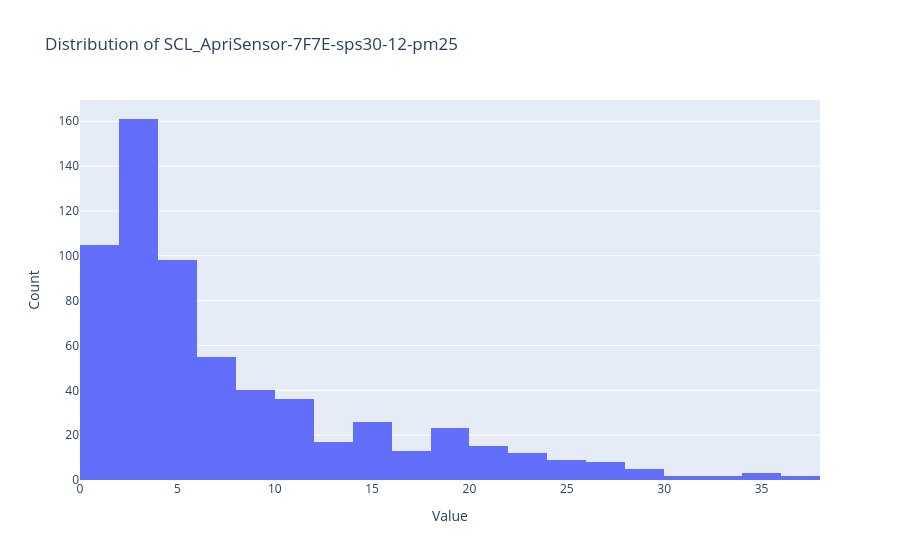
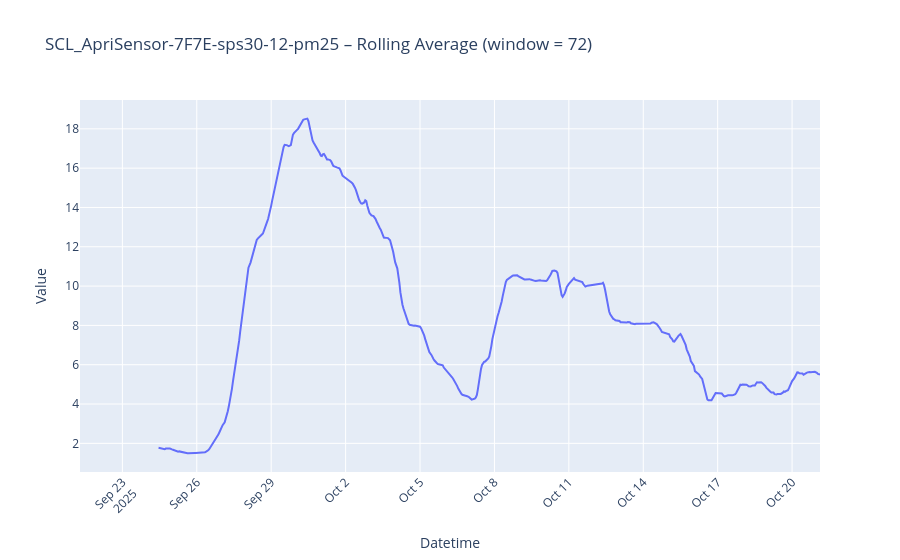
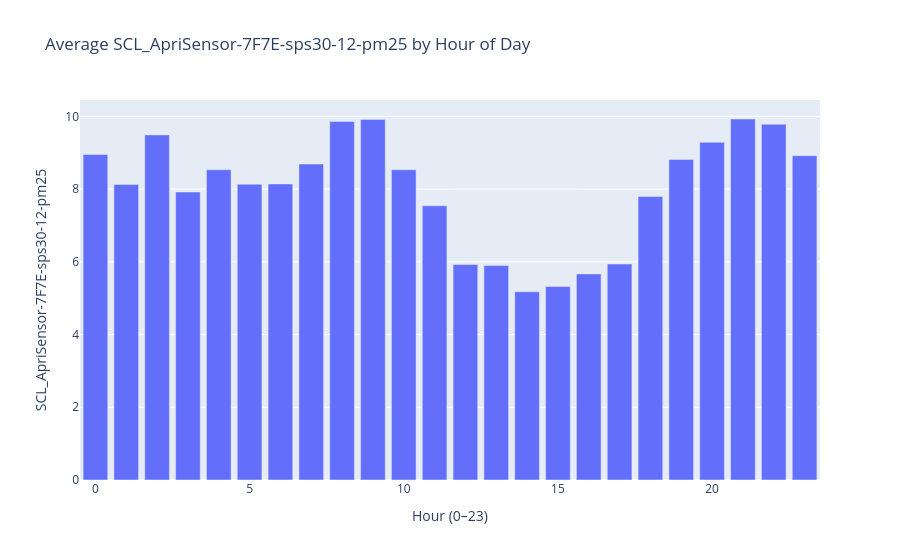
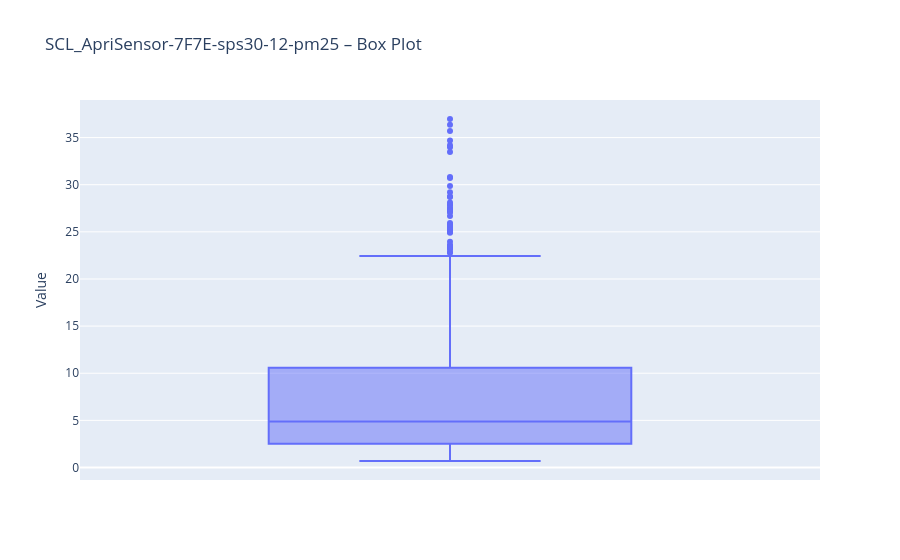

Notebook source saved alongside these figures, in order:
### Markdown cell above
### 🔍 Step 2: Explore the Sensor Data with Visualizations

This step provides multiple plots to help you better understand the trends, patterns, and outliers in your selected sensor observations.

Depending on the selected time range, the outputs may include:

- 📊 **Histogram**: Distribution of all measurement values.
- 📈 **Rolling Average Plot**: Smoothed time series to highlight trends.
- ⏰ **Hourly Average Plot**: Average value by hour of the day (if enough hourly diversity).
- 📦 **Box Plot**: Summary of value distribution with quartiles and outliers.
- 📅 **Daily Average Time Series**: For time ranges of 7 days or more.
- 🗓️ **Calendar Heatmap**: Visualizes daily average values like a GitHub contributions chart.
- 📉 **Weekday vs Weekend Comparison**: Box plots showing differences between weekdays and weekends.
- 🚨 **Anomaly Detection**:
  - If the data is normally distributed: uses **z-score**.
  - Otherwise: uses the **IQR method** and shows a **Q-Q plot** for visual inspection.

These visual tools are meant to support data interpretation, helping users spot unusual values or daily/weekly patterns.

▶️ Run the next cell.

### Code cell
import numpy as np
from scipy.stats import shapiro, normaltest
import statsmodels.api as sm
import matplotlib.pyplot as plt

# Optional: handle calplot gracefully if not installed
try:
    import calplot
except ImportError:
    calplot = None
    print("⚠️ calplot not installed. Calendar heatmap will be skipped.")

if readings_df is not None:
    time_range_hours = int(time_interval_str.replace("h", ""))

    # 1. Histogram
    px.histogram(
        readings_df, x="value", nbins=30,
        title=f"Distribution of {observed_property_name}",
        labels={"value": observed_property_name}
    ).update_xaxes(title_text="Value").update_yaxes(title_text="Count").show()

    # 2. Rolling average
    rolling_window = (
        3 if time_range_hours <= 1 else
        5 if time_range_hours <= 8 else
        10 if time_range_hours <= 24 else
        24 if time_range_hours <= 24 * 7 else
        48 if time_range_hours <= 24 * 15 else
        72
    )
    readings_df["rolling_avg"] = readings_df["value"].rolling(window=rolling_window).mean()

    px.line(
        readings_df, x="datetime", y="rolling_avg",
        title=f"{observed_property_name} – Rolling Average (window = {rolling_window})",
        labels={"rolling_avg": f"Smoothed {observed_property_name}"}
    ).update_xaxes(title_text="Datetime", tickangle=-45).update_yaxes(title_text="Value").show()

    # 3. Hourly pattern
    if readings_df["datetime"].dt.hour.nunique() > 2:
        hourly_avg = readings_df.assign(hour=readings_df["datetime"].dt.hour) \
                                .groupby("hour")["value"].mean().reset_index()
        px.bar(
            hourly_avg, x="hour", y="value",
            title=f"Average {observed_property_name} by Hour of Day",
            labels={"value": observed_property_name, "hour": "Hour (0–23)"}
        ).show()

    # 4. Box plot
    px.box(
        readings_df, y="value",
        title=f"{observed_property_name} – Box Plot",
        labels={"value": observed_property_name}
    ).update_yaxes(title_text="Value").show()

    # --------- Additional (if ≥ 7 days) ----------
    if time_range_hours >= 24 * 7:
        # 5. Daily averages
        daily_avg = readings_df.assign(date=readings_df["datetime"].dt.date) \
                               .groupby("date")["value"].mean().reset_index()

        px.line(
            daily_avg, x="date", y="value",
            title=f"Daily Average {observed_property_name}",
            labels={"value": observed_property_name, "date": "Date"}
        ).update_xaxes(title_text="Date").update_yaxes(title_text="Daily Average Value").show()

        # 6. Weekday vs Weekend
        readings_df["day_type"] = readings_df["datetime"].dt.dayofweek.apply(
            lambda x: "Weekend" if x >= 5 else "Weekday"
        )
        px.box(
            readings_df, x="day_type", y="value", color="day_type",
            title=f"{observed_property_name} – Weekday vs Weekend",
            labels={"value": observed_property_name, "day_type": "Day Type"}
        ).update_layout(showlegend=False).show()

        # 7. Anomaly detection
        if readings_df["value"].std() == 0:
            print("⚠️ Data has zero standard deviation. Skipping normality/anomaly check.")
            is_normal = False
            method = "Constant values"
            readings_df["is_anomaly"] = False
        else:
            sample_size = len(readings_df)
            stat, p_value = shapiro(readings_df["value"]) if sample_size < 500 else normaltest(readings_df["value"])
            is_normal = p_value > 0.05
            print(f"📊 Normality test used: {'Shapiro-Wilk' if sample_size < 500 else 'Normaltest'} | p-value = {p_value:.4f}")

            if is_normal:
                mean_val = readings_df["value"].mean()
                std_val = readings_df["value"].std()
                readings_df["is_anomaly"] = ((readings_df["value"] - mean_val) / std_val).abs() > 3
                method = "z-score > 3"
            else:
                sm.qqplot(readings_df["value"], line='s')
                plt.title(f"Q-Q Plot for {observed_property_name}")
                plt.grid(True)
                plt.show()

                Q1, Q3 = readings_df["value"].quantile([0.25, 0.75])
                IQR = Q3 - Q1
                lower, upper = Q1 - 1.5 * IQR, Q3 + 1.5 * IQR
                readings_df["is_anomaly"] = (readings_df["value"] < lower) | (readings_df["value"] > upper)
                method = "IQR Method"

        px.scatter(
            readings_df.sort_values("datetime"),
            x="datetime", y="value", color="is_anomaly",
            title=f"{observed_property_name} with Anomalies Highlighted ({method})",
            labels={"value": observed_property_name, "is_anomaly": "Anomaly?"}
        ).update_xaxes(title_text="Datetime", tickangle=-45).update_yaxes(title_text="Value").show()

    # 8. Calendar heatmap
    if calplot:
        daily_avg_series = readings_df.set_index("datetime")["value"].resample("D").mean()
        if daily_avg_series.index.tz is not None:
            daily_avg_series.index = daily_avg_series.index.tz_convert(None)
        daily_avg_series.index = daily_avg_series.index.normalize()

        calplot.calplot(
            daily_avg_series,
            cmap="YlGnBu",
            suptitle=f"{observed_property_name} – Daily Averages Heatmap",
            colorbar=True,
            figsize=(12, 4 if time_range_hours < 24 * 30 else 6),
            yearlabels=False,
            dropzero=False
        )
    else:
        print("📆 Skipped calendar heatmap (calplot not available).")

### Figure 1 — Plotly figure (JSON) as saved in the notebook; plotly's stock layout.template omitted (floating-point values rounded to 4 significant figures; data arrays with more than 128 entries replaced by an {"elided": "..."} marker saying what was removed)
{"data": [{"bingroup": "x", "hovertemplate": "SCL_ApriSensor-7F7E-sps30-12-pm25=%{x}<br>count=%{y}<extra></extra>", "legendgroup": "", "marker": {"color": "#636efa", "pattern": {"shape": ""}}, "name": "", "nbinsx": 30, "orientation": "v", "showlegend": false, "type": "histogram", "x": {"elided": "632 float values"}, "xaxis": "x", "yaxis": "y"}], "layout": {"barmode": "relative", "legend": {"tracegroupgap": 0}, "title": {"text": "Distribution of SCL_ApriSensor-7F7E-sps30-12-pm25"}, "xaxis": {"anchor": "y", "domain": [0, 1], "title": {"text": "Value"}}, "yaxis": {"anchor": "x", "domain": [0, 1], "title": {"text": "Count"}}}}

### Figure 2 — Plotly figure (JSON) as saved in the notebook; plotly's stock layout.template omitted (floating-point values rounded to 4 significant figures; data arrays with more than 128 entries replaced by an {"elided": "..."} marker saying what was removed)
{"data": [{"hovertemplate": "datetime=%{x}<br>Smoothed SCL_ApriSensor-7F7E-sps30-12-pm25=%{y}<extra></extra>", "legendgroup": "", "line": {"color": "#636efa", "dash": "solid"}, "marker": {"symbol": "circle"}, "mode": "lines", "name": "", "orientation": "v", "showlegend": false, "type": "scatter", "x": {"elided": "632 str values"}, "xaxis": "x", "y": {"elided": "632 float values"}, "yaxis": "y"}], "layout": {"legend": {"tracegroupgap": 0}, "title": {"text": "SCL_ApriSensor-7F7E-sps30-12-pm25 – Rolling Average (window = 72)"}, "xaxis": {"anchor": "y", "domain": [0, 1], "tickangle": -45, "title": {"text": "Datetime"}}, "yaxis": {"anchor": "x", "domain": [0, 1], "title": {"text": "Value"}}}}

### Figure 3 — Plotly figure (JSON) as saved in the notebook; plotly's stock layout.template omitted (floating-point values rounded to 4 significant figures)
{"data": [{"hovertemplate": "Hour (0–23)=%{x}<br>SCL_ApriSensor-7F7E-sps30-12-pm25=%{y}<extra></extra>", "legendgroup": "", "marker": {"color": "#636efa", "pattern": {"shape": ""}}, "name": "", "orientation": "v", "showlegend": false, "textposition": "auto", "type": "bar", "x": [0, 1, 2, 3, 4, 5, 6, 7, 8, 9, 10, 11, 12, 13, 14, 15, 16, 17, 18, 19, 20, 21, 22, 23], "xaxis": "x", "y": [8.949, 8.128, 9.489, 7.919, 8.53, 8.133, 8.142, 8.689, 9.856, 9.913, 8.532, 7.54, 5.923, 5.896, 5.175, 5.318, 5.667, 5.938, 7.796, 8.813, 9.285, 9.926, 9.781, 8.918], "yaxis": "y"}], "layout": {"barmode": "relative", "legend": {"tracegroupgap": 0}, "title": {"text": "Average SCL_ApriSensor-7F7E-sps30-12-pm25 by Hour of Day"}, "xaxis": {"anchor": "y", "domain": [0, 1], "title": {"text": "Hour (0–23)"}}, "yaxis": {"anchor": "x", "domain": [0, 1], "title": {"text": "SCL_ApriSensor-7F7E-sps30-12-pm25"}}}}

### Figure 4 — Plotly figure (JSON) as saved in the notebook; plotly's stock layout.template omitted (floating-point values rounded to 4 significant figures; data arrays with more than 128 entries replaced by an {"elided": "..."} marker saying what was removed)
{"data": [{"alignmentgroup": "True", "hovertemplate": "SCL_ApriSensor-7F7E-sps30-12-pm25=%{y}<extra></extra>", "legendgroup": "", "marker": {"color": "#636efa"}, "name": "", "notched": false, "offsetgroup": "", "orientation": "v", "showlegend": false, "type": "box", "x0": " ", "xaxis": "x", "y": {"elided": "632 float values"}, "y0": " ", "yaxis": "y"}], "layout": {"boxmode": "group", "legend": {"tracegroupgap": 0}, "title": {"text": "SCL_ApriSensor-7F7E-sps30-12-pm25 – Box Plot"}, "xaxis": {"anchor": "y", "domain": [0, 1]}, "yaxis": {"anchor": "x", "domain": [0, 1], "title": {"text": "Value"}}}}
